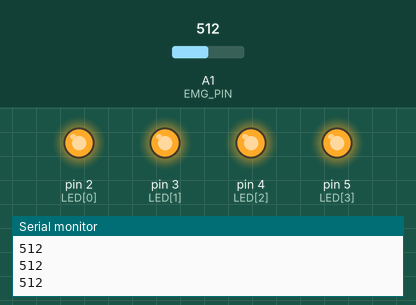
This sketch was run on a simulated Arduino Uno, built with avr-gcc and run on an emulated ATmega328P. On the bench: output pins drawn as LEDs (lit = HIGH), the last lines printed to the serial monitor. The inputs (shaded band) are chosen by the test bench; at power-on: A1 (EMG_PIN) = 512.

Above: at 6.2 s.
6.3 s: A1 (EMG_PIN) set to 534
7.8 s: A1 (EMG_PIN) set to 564
At 9.0 s:
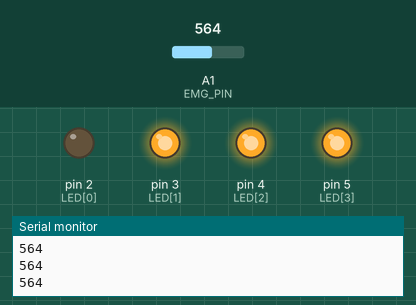
9.5 s: A1 (EMG_PIN) set to 593
11.0 s: A1 (EMG_PIN) set to 611
At 12.0 s:
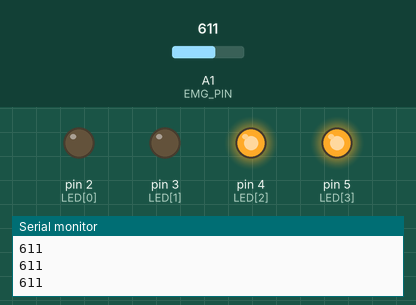
12.6 s: A1 (EMG_PIN) set to 643
14.1 s: A1 (EMG_PIN) set to 665
At 15.6 s:
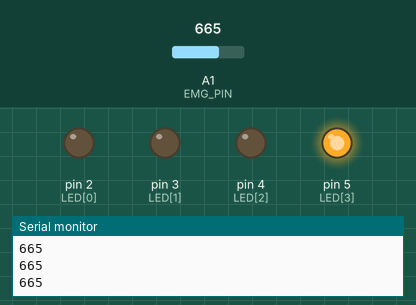
Timing chart, 0 to 16.7 s (numbered marks = the images above; inputs shaded):
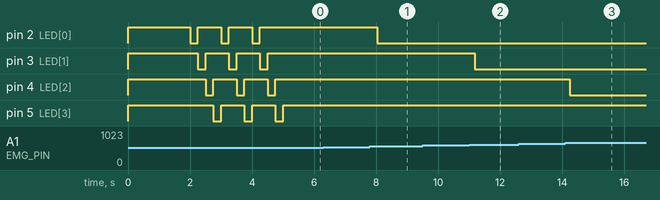

Measured:
- the behaviour switches between 550 and 551 on A1 (EMG_PIN) (found by bisection; images 0 and 1)
- the behaviour switches between 600 and 601 on A1 (EMG_PIN) (found by bisection; images 1 and 2)
- the behaviour switches between 650 and 651 on A1 (EMG_PIN) (found by bisection; images 2 and 3)
- after the input at 7.8 s, pin 2 (LED[0]): HIGH → LOW after 0.23 s
- after the input at 11.0 s, pin 3 (LED[1]): HIGH → LOW after 0.18 s
- after the input at 14.1 s, pin 4 (LED[2]): HIGH → LOW after 0.15 s

The sketch:

EMG.ino
```cpp
//!!AUM!!

#define EMG_PIN   A1
char LED[4] = {2,3,4,5};

#define HIGH_     0
#define LOW_     1

int arrayIndex = 0;
const int numOfReadings = 20;
int fifo_readings[numOfReadings];
unsigned int fifo_total = 0;

void setup()
{ Serial.begin(9600);
  for(char i = 0;i<4;i++)
  { pinMode(LED[i],OUTPUT);
    digitalWrite(LED[i],LOW_);
  }
  delay(2000);
  for(char i = 0;i<3;i++)
  { for(char j = 0;j < 4;j++)
    { digitalWrite(LED[j],HIGH_);
      delay(250);
      digitalWrite(LED[j],LOW_);
    }
  }
}


int EMG_Signal = 0;
const int EmgRange[4] = {550,600,650,700};
void loop()
{ int adc_row_value = analogRead(EMG_PIN);

  fifo_total = fifo_total - fifo_readings[arrayIndex];
  fifo_readings[arrayIndex] = adc_row_value;
  fifo_total = fifo_total + fifo_readings[arrayIndex];
  EMG_Signal = fifo_total / numOfReadings;
  arrayIndex = arrayIndex + 1;
  if (arrayIndex >= numOfReadings)        arrayIndex = 0;

  for(char i = 0; i < 4; i++)
  { if(EMG_Signal > EmgRange[i])    digitalWrite(LED[i],HIGH_);
    else                            digitalWrite(LED[i],LOW_);
  }

  Serial.println(EMG_Signal);
  delay(20);
}
```
